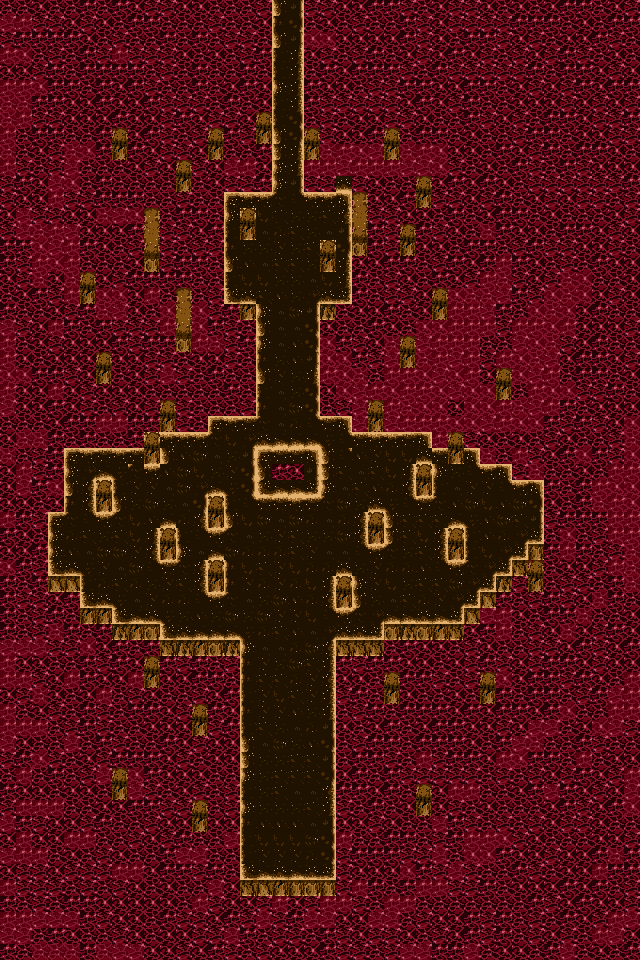

This game map was drawn from its Tiled (.tmx) file and the tilesets committed beside it. A one-line description and the trimmed map source follow:
An orthogonal 40x60 tile map with 16x16 px tiles, 1 tile layer (Tile Layer 1), 3 tilesets and 34 objects.

<map version="1.10" tiledversion="1.11.2" orientation="orthogonal" renderorder="right-down" width="40" height="60" tilewidth="16" tileheight="16" infinite="0" nextlayerid="2" nextobjectid="1">
 <tileset firstgid="1" name="fever" tilewidth="16" tileheight="16" tilecount="200" columns="20">
  <image source="textures/tiles/fever.png" width="320" height="160" />
  <tile id="0">
   <objectgroup draworder="index" id="2">
    <object id="1" x="0" y="0" width="16" height="16" />
   </objectgroup>
  </tile>
  <tile id="1">
   <objectgroup draworder="index" id="2">
    <object id="1" x="0" y="0" width="16" height="16" />
   </objectgroup>
  </tile>
  <tile id="2">
   <objectgroup draworder="index" id="2">
    <object id="1" x="0" y="0" width="16" height="16" />
   </objectgroup>
  </tile>
  <tile id="3">
   <objectgroup draworder="index" id="2">
    <object id="1" x="0" y="0" width="16" height="16" />
   </objectgroup>
  </tile>
  <tile id="4">
   <objectgroup draworder="index" id="2">
    <object id="1" x="0" y="0" width="16" height="16" />
   </objectgroup>
  </tile>
  <tile id="5">
   <objectgroup draworder="index" id="2">
    <object id="1" x="0" y="0" width="16" height="16" />
   </objectgroup>
  </tile>
  <tile id="20">
   <objectgroup draworder="index" id="2">
    <object id="1" x="0" y="0" width="16" height="16" />
   </objectgroup>
  </tile>
  <tile id="23">
   <objectgroup draworder="index" id="2">
    <object id="1" x="0" y="0" width="16" height="16" />
   </objectgroup>
  </tile>
  <tile id="24">
   <objectgroup draworder="index" id="2">
    <object id="1" x="0" y="0" width="16" height="16" />
   </objectgroup>
  </tile>
  <tile id="25">
   <objectgroup draworder="index" id="2">
    <object id="1" x="0" y="0" width="16" height="16" />
   </objectgroup>
  </tile>
  <tile id="40">
   <objectgroup draworder="index" id="2">
    <object id="1" x="0" y="0" width="16" height="16" />
   </objectgroup>
  </tile>
  <tile id="41">
   <objectgroup draworder="index" id="2">
    <object id="1" x="0" y="0" width="16" height="16" />
   </objectgroup>
  </tile>
  <tile id="42">
   <objectgroup draworder="index" id="2">
    <object id="1" x="0" y="0" width="16" height="16" />
   </objectgroup>
  </tile>
  <tile id="43">
   <objectgroup draworder="index" id="2">
    <object id="1" x="0" y="0" width="16" height="16" />
   </objectgroup>
  </tile>
  <tile id="44">
   <objectgroup draworder="index" id="2">
    <object id="1" x="0" y="0" width="16" height="16" />
   </objectgroup>
  </tile>
  <tile id="45">
   <objectgroup draworder="index" id="2">
    <object id="1" x="0" y="0" width="16" height="16" />
   </objectgroup>
  </tile>
  <tile id="50">
   <properties>
    <property name="ProjectilePassthrough" type="bool" value="true" />
   </properties>
   <objectgroup draworder="index" id="2">
    <object id="1" x="-0.000514106" y="-0.000514106" width="16" height="16" />
   </objectgroup>
  </tile>
  <tile id="51">
   <properties>
    <property name="ProjectilePassthrough" type="bool" value="true" />
   </properties>
   <objectgroup draworder="index" id="2">
    <object id="1" x="-0.000514106" y="-0.000514106" width="16" height="16" />
   </objectgroup>
  </tile>
  <tile id="60">
   <objectgroup draworder="index" id="2">
    <object id="1" x="0" y="0" width="16" height="16" />
   </objectgroup>
  </tile>
  <tile id="61">
   <objectgroup draworder="index" id="2">
    <object id="1" x="0" y="0" width="16" height="16" />
   </objectgroup>
  </tile>
  <tile id="62">
   <objectgroup draworder="index" id="2">
    <object id="1" x="0" y="0" width="16" height="16" />
   </objectgroup>
  </tile>
  <tile id="63">
   <objectgroup draworder="index" id="2">
    <object id="1" x="0" y="0" width="16" height="16" />
   </objectgroup>
  </tile>
  <tile id="64">
   <objectgroup draworder="index" id="2">
    <object id="1" x="0" y="0" width="16" height="16" />
   </objectgroup>
  </tile>
  <tile id="65">
   <objectgroup draworder="index" id="2">
    <object id="1" x="0" y="0" width="16" height="16" />
   </objectgroup>
  </tile>
  <tile id="70">
   <properties>
    <property name="ProjectilePassthrough" type="bool" value="true" />
   </properties>
   <objectgroup draworder="index" id="2">
    <object id="1" x="-0.000514106" y="-0.000514106" width="16" height="16" />
   </objectgroup>
  </tile>
  <tile id="71">
   <properties>
    <property name="ProjectilePassthrough" type="bool" value="true" />
   </properties>
   <objectgroup draworder="index" id="2">
    <object id="1" x="-0.000514106" y="-0.000514106" width="16" height="16" />
   </objectgroup>
  </tile>
 </tileset>
 <tileset firstgid="201" name="Tiles-updated" tilewidth="16" tileheight="16" tilecount="200" columns="20">
  <image source="Tiles.png" width="320" height="160" />
  <tile id="50">
   <properties>
    <property name="ProjectilePassthrough" type="bool" value="true" />
   </properties>
   <objectgroup draworder="index" id="2">
    <object id="1" x="-0.000514106" y="-0.000514106" width="16" height="16" />
   </objectgroup>
  </tile>
  <tile id="51">
   <properties>
    <property name="ProjectilePassthrough" type="bool" value="true" />
   </properties>
   <objectgroup draworder="index" id="2">
    <object id="1" x="-0.000514106" y="-0.000514106" width="16" height="16" />
   </objectgroup>
  </tile>
  <tile id="70">
   <properties>
    <property name="ProjectilePassthrough" type="bool" value="true" />
   </properties>
   <objectgroup draworder="index" id="2">
    <object id="1" x="-0.000514106" y="-0.000514106" width="16" height="16" />
   </objectgroup>
  </tile>
  <tile id="71">
   <properties>
    <property name="ProjectilePassthrough" type="bool" value="true" />
   </properties>
   <objectgroup draworder="index" id="2">
    <object id="1" x="-0.000514106" y="-0.000514106" width="16" height="16" />
   </objectgroup>
  </tile>
 </tileset>
 <tileset firstgid="401" name="Tiles" tilewidth="16" tileheight="16" tilecount="200" columns="20">
  <image source="Tiles.png" width="320" height="160" />
  <tile id="50">
   <properties>
    <property name="ProjectilePassthrough" type="bool" value="true" />
   </properties>
   <objectgroup draworder="index" id="2">
    <object id="1" x="-0.000514106" y="-0.000514106" width="16" height="16" />
   </objectgroup>
  </tile>
  <tile id="51">
   <properties>
    <property name="ProjectilePassthrough" type="bool" value="true" />
   </properties>
   <objectgroup draworder="index" id="2">
    <object id="1" x="-0.000514106" y="-0.000514106" width="16" height="16" />
   </objectgroup>
  </tile>
  <tile id="70">
   <properties>
    <property name="ProjectilePassthrough" type="bool" value="true" />
   </properties>
   <objectgroup draworder="index" id="2">
    <object id="1" x="-0.000514106" y="-0.000514106" width="16" height="16" />
   </objectgroup>
  </tile>
  <tile id="71">
   <properties>
    <property name="ProjectilePassthrough" type="bool" value="true" />
   </properties>
   <objectgroup draworder="index" id="2">
    <object id="1" x="-0.000514106" y="-0.000514106" width="16" height="16" />
   </objectgroup>
  </tile>
 </tileset>
 <layer id="1" name="Tile Layer 1" width="40" height="60">
  <data>[2400 cells, 2400 non-empty, 51 distinct tile ids]</data>
 </layer>
</map>
